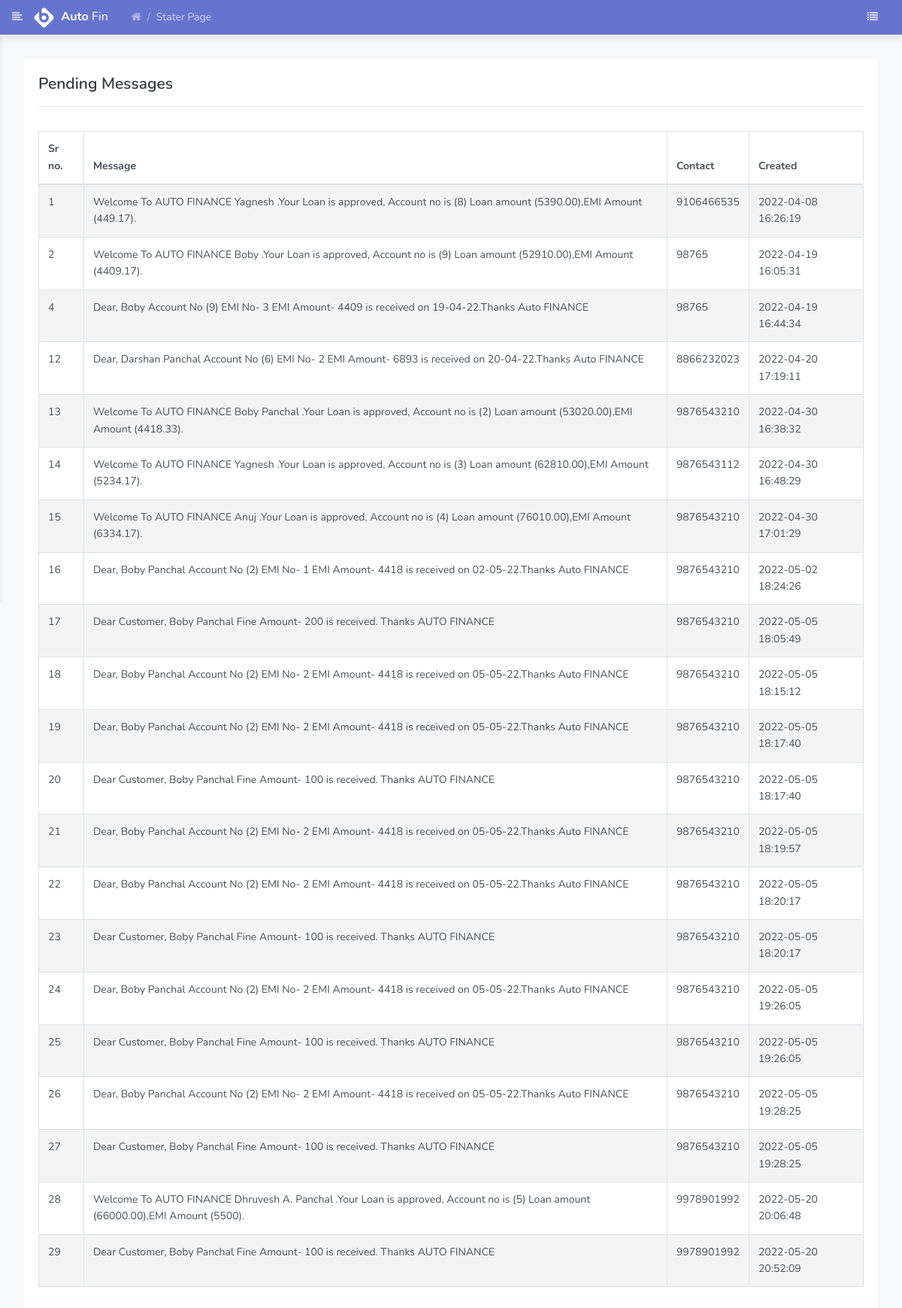
The page /light/pending_sms.php (signed in) on the database its author committed.
### tables this page shows
CREATE TABLE `sms` (
  `id` int(5) NOT NULL,
  `sms` text NOT NULL,
  `mob_no` varchar(10) NOT NULL,
  `status` enum('N','Y') NOT NULL,
  `sent_time` datetime DEFAULT NULL,
  `created` datetime NOT NULL
);

### light/pending_sms.php (the view, shortened to what this page needs)
<?php
include "header_old.php";
?>
    <div class="main_content" id="main-content">
        <div class="page">
            <div class="container-fluid">
                <div class="row clearfix">
                    <div class="col-lg-12 col-md-12">
                        <div class="card planned_task">
                            <div class="body">
                                <h4>Pending Messages</h4><hr>
                                <table class="table table-bordered table-striped table-hover" id="example1">
                                <thead>
                                <tr>
                                    <th> Sr no. </th>
                                    <th> Message </th>
                                    <th> Contact </th>
                                    <th> Created </th>
                                </tr>
                                </thead>
                                <tbody>
                                  <?php
                                       $sql="SELECT * FROM `sms` WHERE `status`='N'";
                                    $result=mysqli_query($link,$sql);
                                      while($row=mysqli_fetch_array($result)){
                                      ?>
                                      <tr>
                                        <td><?php echo $row['id']; ?></td>
                                        <td><?php echo $row['sms']; ?></td>
                                        <td><?php echo $row['mob_no']; ?></td>
                                        <td><?php echo $row['created']; ?></td>
                                       <?php  }
                                      ?>
                                  </tr>
                                </tbody>
                                </table>
                            </div>
                        </div>
                    </div>
                </div>
            </div>
        </div>
    </div>
   <?php
include "footer.php";
?>

### light/header_old.php (shortened to what this page needs)
<!doctype html>
<html lang="en">
<head>
    <link rel="stylesheet" href="../assets/vendor/themify-icons/themify-icons.css">
    <link rel="stylesheet" href="../assets/vendor/fontawesome/css/font-awesome.min.css">
    <link rel="stylesheet" href="../assets/css/main.css" type="text/css">
      <link rel="stylesheet" href="datatable/dataTables.bootstrap4.min.css">
      <link rel="stylesheet" href="datatable/responsive.bootstrap4.min.css">
</head>
<body class="theme-indigo">
    <nav class="navbar custom-navbar navbar-expand-lg py-2">
        <div class="container-fluid px-0">
            <a href="javascript:void(0);" class="menu_toggle"><i class="fa fa-align-left"></i></a>
            <a href="dashboard.php" class="navbar-brand"><img src="../assets/images/brand/icon.svg" alt="BigBucket" />
                <strong>Auto</strong> Fin</a>
            <div id="navbar_main">
                <ul class="navbar-nav mr-auto hidden-xs">
                    <li class="nav-item page-header">
                        <ul class="breadcrumb">
                            <li class="breadcrumb-item"><a href="dashboard.php"><i class="fa fa-home"></i></a></li>
                            <li class="breadcrumb-item active">Stater Page</li>
                        </ul>
                    </li>
                </ul>
                <ul class="navbar-nav ml-auto">
                    <li class="nav-item dropdown">
                        <a class="nav-link nav-link-icon" href="javascript:void(0);" id="navbar_1_dropdown_3" role="button"
                            data-toggle="dropdown" aria-haspopup="true" aria-expanded="false"><i
                                class="fa fa-list"></i></a>
                    </li>
                </ul>
            </div>
        </div>
    </nav>

### light/footer.php (shortened to what this page needs)
</body>
</html>

### rows shown on the page
sms: id "1", sms "Welcome To AUTO FINANCE Yagnesh .Your Loan is approved, Account no is (8) Loan amount (5390.00),EMI Amount (449.17).", mob_no "9106466535", created "2022-04-08 16:26:19"
sms: id "2", sms "Welcome To AUTO FINANCE Boby .Your Loan is approved, Account no is (9) Loan amount (52910.00),EMI Amount (4409.17).", mob_no "98765", created "2022-04-19 16:05:31"
sms: id "4", sms "Dear, Boby Account No (9) EMI No- 3 EMI Amount- 4409 is received on 19-04-22.Thanks Auto FINANCE", mob_no "98765", created "2022-04-19 16:44:34"
sms: id "12", sms "Dear, Darshan Panchal Account No (6) EMI No- 2 EMI Amount- 6893 is received on 20-04-22.Thanks Auto FINANCE", mob_no "8866232023", created "2022-04-20 17:19:11"
sms: id "13", sms "Welcome To AUTO FINANCE Boby Panchal .Your Loan is approved, Account no is (2) Loan amount (53020.00),EMI Amount (4418.33).", mob_no "9876543210", created "2022-04-30 16:38:32"
sms: id "14", sms "Welcome To AUTO FINANCE Yagnesh .Your Loan is approved, Account no is (3) Loan amount (62810.00),EMI Amount (5234.17).", mob_no "9876543112", created "2022-04-30 16:48:29"
sms: id "15", sms "Welcome To AUTO FINANCE Anuj .Your Loan is approved, Account no is (4) Loan amount (76010.00),EMI Amount (6334.17).", mob_no "9876543210", created "2022-04-30 17:01:29"
sms: id "16", sms "Dear, Boby Panchal Account No (2) EMI No- 1 EMI Amount- 4418 is received on 02-05-22.Thanks Auto FINANCE", mob_no "9876543210", created "2022-05-02 18:24:26"
sms: id "17", sms "Dear Customer, Boby Panchal Fine Amount- 200 is received. Thanks AUTO FINANCE", mob_no "9876543210", created "2022-05-05 18:05:49"
sms: id "18", sms "Dear, Boby Panchal Account No (2) EMI No- 2 EMI Amount- 4418 is received on 05-05-22.Thanks Auto FINANCE", mob_no "9876543210", created "2022-05-05 18:15:12"
sms: id "19", sms "Dear, Boby Panchal Account No (2) EMI No- 2 EMI Amount- 4418 is received on 05-05-22.Thanks Auto FINANCE", mob_no "9876543210", created "2022-05-05 18:17:40"
sms: id "20", sms "Dear Customer, Boby Panchal Fine Amount- 100 is received. Thanks AUTO FINANCE", mob_no "9876543210", created "2022-05-05 18:17:40"
sms: id "21", sms "Dear, Boby Panchal Account No (2) EMI No- 2 EMI Amount- 4418 is received on 05-05-22.Thanks Auto FINANCE", mob_no "9876543210", created "2022-05-05 18:19:57"
sms: id "22", sms "Dear, Boby Panchal Account No (2) EMI No- 2 EMI Amount- 4418 is received on 05-05-22.Thanks Auto FINANCE", mob_no "9876543210", created "2022-05-05 18:20:17"
sms: id "23", sms "Dear Customer, Boby Panchal Fine Amount- 100 is received. Thanks AUTO FINANCE", mob_no "9876543210", created "2022-05-05 18:20:17"
sms: id "24", sms "Dear, Boby Panchal Account No (2) EMI No- 2 EMI Amount- 4418 is received on 05-05-22.Thanks Auto FINANCE", mob_no "9876543210", created "2022-05-05 19:26:05"
sms: id "25", sms "Dear Customer, Boby Panchal Fine Amount- 100 is received. Thanks AUTO FINANCE", mob_no "9876543210", created "2022-05-05 19:26:05"
sms: id "26", sms "Dear, Boby Panchal Account No (2) EMI No- 2 EMI Amount- 4418 is received on 05-05-22.Thanks Auto FINANCE", mob_no "9876543210", created "2022-05-05 19:28:25"
sms: id "27", sms "Dear Customer, Boby Panchal Fine Amount- 100 is received. Thanks AUTO FINANCE", mob_no "9876543210", created "2022-05-05 19:28:25"
sms: id "28", sms "Welcome To AUTO FINANCE Dhruvesh A. Panchal .Your Loan is approved, Account no is (5) Loan amount (66000.00),EMI Amount (5500).", mob_no "9978901992", created "2022-05-20 20:06:48"
sms: id "29", sms "Dear Customer, Boby Panchal Fine Amount- 100 is received. Thanks AUTO FINANCE", mob_no "9978901992", created "2022-05-20 20:52:09"
